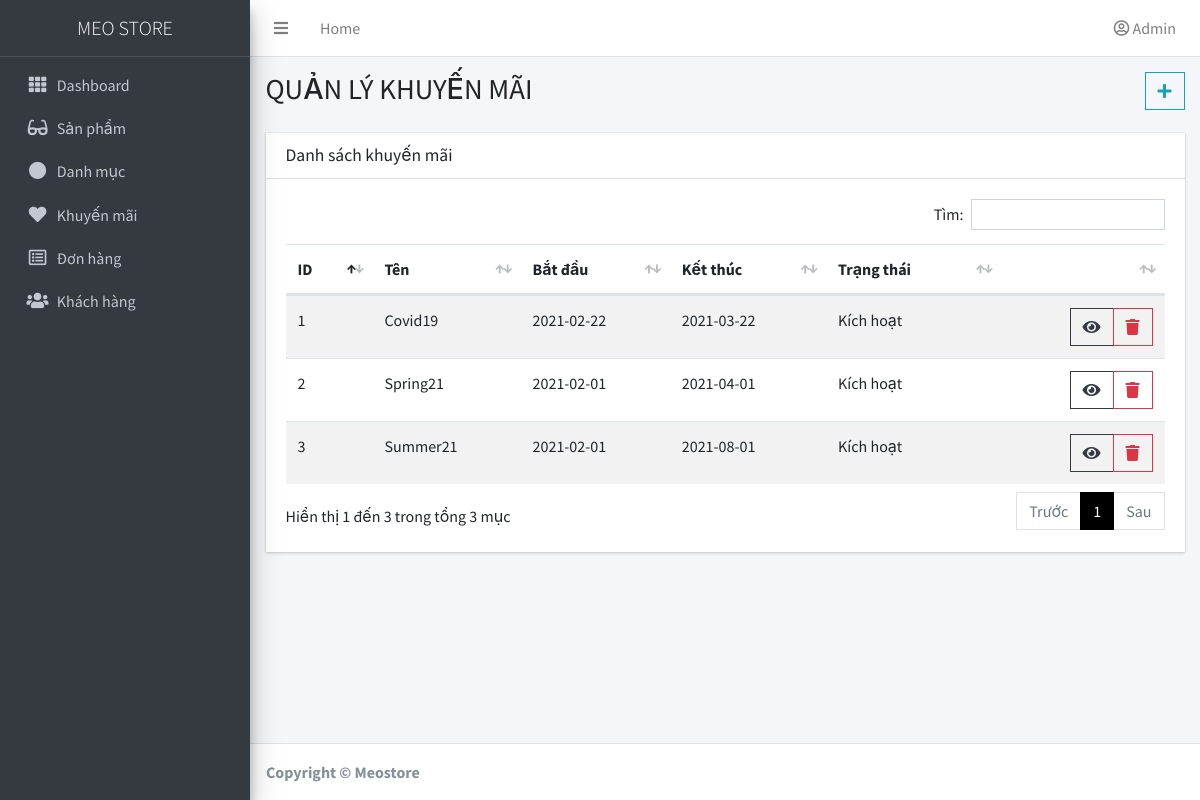
/admin/index.php?promotion (signed in), run on the app's committed database.
### tables this page shows
CREATE TABLE `promotions` (
  `promotion_ID` int(11) NOT NULL,
  `name` varchar(255) NOT NULL,
  `start_date` date NOT NULL,
  `end_date` date NOT NULL,
  `detail` text NOT NULL,
  `promotion_type` varchar(255) NOT NULL,
  `discount` int(11) NOT NULL,
  `condition_discount` float NOT NULL,
  `status` int(11) NOT NULL,
  `created_at` datetime NOT NULL DEFAULT current_timestamp(),
  `updated_at` datetime NOT NULL DEFAULT current_timestamp() ON UPDATE current_timestamp()
);

### admin/index.php (called while the page is built)
<?php
require_once '../controller/AdminController.php';
?>

### model/database.php (called while the page is built, shortened)
<?php
class connect
{
    var $db = null;
    function __construct()
    {
        $dsn = "mysql:host=localhost; dbname=matkinh";
        $user = 'root';
        $pass = '';
        $this->db = new PDO($dsn, $user, $pass, array(PDO::MYSQL_ATTR_INIT_COMMAND => 'SET NAMES utf8'));
    }
    function getList($select)
    {
        $result = $this->db->query($select);
        return $result;
    }
}

### model/promotion.php (called while the page is built, shortened)
<?php
require_once 'database.php';
class Promotion
{
    public function getPromotionList()
    {
        $db = new connect();
        $sql = 'SELECT * FROM promotions';
        $r = $db->getList($sql);
        return $r;
    }
}

### views/admin/promotion.php (the view, shortened to what this page needs)
<?php
include('head.php');
?>
<body class="hold-transition sidebar-mini layout-fixed">
    <?php
    include('header.php');
    ?>
    <?php
    if ($action == 'promotion-list') :
    ?>
        <div class="content-wrapper">
            <section class="content-header">
                <div class="container-fluid">
                    <div class="row mb-2">
                        <div class="col-sm-6">
                            <h1>QUẢN LÝ KHUYẾN MÃI</h1>
                        </div>
                        <div class="col-sm-6 action">
                            <div class="float-sm-right">
                                <a href="?act=promotion-create-form" class="btn btn-outline-info btn-flat">
                                    <i class="fas fa-plus"></i>
                                </a>
                            </div>
                        </div>
                    </div>
                </div>
            </section>
            <section class="content">
                <div class="container-fluid">
                    <div class="row">
                        <div class="col-12">
                            <div class="card">
                                <div class="card-header">
                                    <h3 class="card-title">Danh sách khuyến mãi</h3>
                                </div>
                                <div class="card-body">
                                    <table id="table" class="table table-striped">
                                        <thead>
                                            <tr>
                                                <th>ID</th>
                                                <th>Tên</th>
                                                <th>Bắt đầu</th>
                                                <th>Kết thúc</th>
                                                <th>Trạng thái</th>
                                                <th></th>
                                            </tr>
                                        </thead>
                                        <tbody>
                                            <?php
                                            foreach ($results as $r) :
                                            ?>
                                                <tr>
                                                    <td>
                                                        <?= $r['promotion_ID'] ?>
                                                    </td>
                                                    <td>
                                                        <?= $r['name'] ?>
                                                    </td>
                                                    <td>
                                                        <?= $r['start_date'] ?>
                                                    </td>
                                                    <td>
                                                        <?= $r['end_date'] ?>
                                                    </td>
                                                    <td>
                                                        <?php
                                                        if ($r['status'] == 0) {
                                                            echo 'Vô hiệu hóa';
                                                        } else {
                                                            echo 'Kích hoạt';
                                                        }
                                                        ?>
                                                    </td>
                                                    <td class="text-right">
                                                        <div class="btn-group">
                                                            <a href="?act=promotion-edit-form&promotion_ID=<?= $r['promotion_ID'] ?>" class="btn btn-outline-dark btn-flat">
                                                                <i class="fas fa-eye"></i>
                                                            </a>
                                                            <a href="?act=promotion-delete&promotion_ID=<?= $r['promotion_ID'] ?>" class="btn btn-outline-danger btn-flat">
                                                                <i class="fas fa-trash"></i>
                                                            </a>
                                                        </div>
                                                    </td>
                                                </tr>
                                            <?php
                                            endforeach;
                                            ?>
                                        </tbody>
                                    </table>
                                </div>
                            </div>
                        </div>
                    </div>
                </div>
            </section>
        </div>
    <?php
    endif;
    ?>
    <?php
    include 'footer.php';
    ?>
    </html>

### assets/admin/css/custom.css (style rules this page uses)
div.card { border-radius: 0 !important; }

### data on the page
promotions: promotion_ID "1", name "Covid19", start_date "2021-02-22", end_date "2021-03-22", status "Kích hoạt"
promotions: promotion_ID "2", name "Spring21", start_date "2021-02-01", end_date "2021-04-01", status "Kích hoạt"
promotions: promotion_ID "3", name "Summer21", start_date "2021-02-01", end_date "2021-08-01", status "Kích hoạt"
